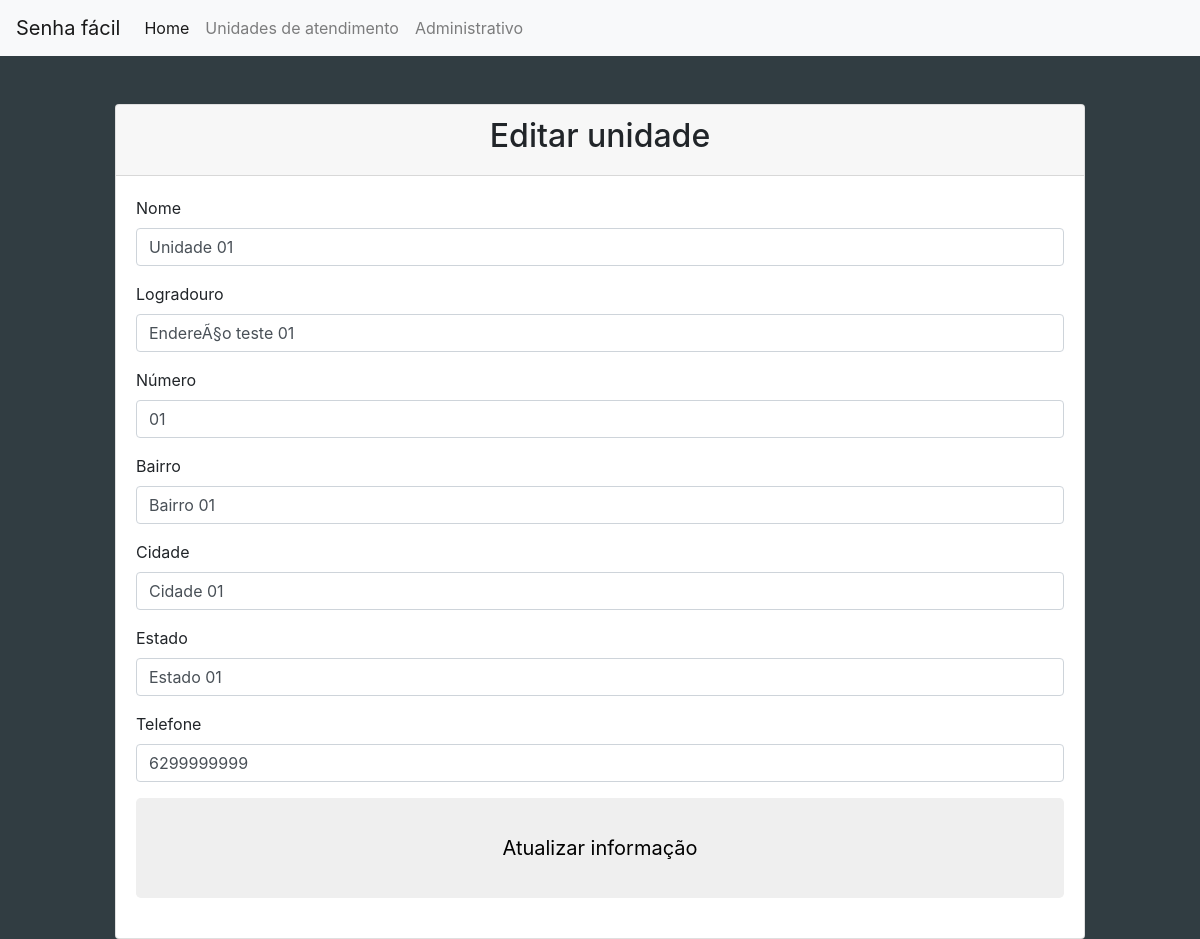
The app's page /editar.php?id=7 with its own data.
### tables this page shows
CREATE TABLE `unidade` (
  `id` int(11) NOT NULL,
  `nome` varchar(30) NOT NULL,
  `logradouro` varchar(50) NOT NULL,
  `numero` varchar(10) NOT NULL,
  `bairro` varchar(30) NOT NULL,
  `cidade` varchar(30) NOT NULL,
  `estado` varchar(30) NOT NULL,
  `telefone` varchar(11) NOT NULL
);

### editar.php (the view, shortened to what this page needs)
<?php
require 'db.php';
$id = $_GET['id'];
$sql = 'SELECT * FROM unidade WHERE id=:id';
$statement = $connection->prepare($sql);
$statement->execute([':id' => $id ]);
$und = $statement->fetch(PDO::FETCH_OBJ);
?>
<html lang="pt-br">
  <head>
    <link rel="stylesheet" href="https://stackpath.bootstrapcdn.com/bootstrap/4.1.1/css/bootstrap.min.css">
    <link rel="stylesheet" href="css/styles.css">
      </head>
      <body>
      <nav class="navbar navbar-expand-lg navbar-light bg-light">
        <a class="navbar-brand" href="#">Senha fácil</a>
        <div class="collapse navbar-collapse" id="navbarNav">
          <ul class="navbar-nav">
            <li class="nav-item active">
              <a class="nav-link" href="index.php">Home <span class="sr-only">(current)</span></a>
            </li>
            <li class="nav-item">
              <a class="nav-link" href="consulta.php">Unidades de atendimento</a>
            </li>
            <li class="nav-item">
              <a class="nav-link" href="unidades.php">Administrativo</a>
            </li>
          </ul>
        </div>
      </nav>
      <div class="container-fluid main offset-md-1 col-md-10">
    <div class="card mt-5">
    <div class="card-header text-center">
      <h2>Editar unidade</h2>
    </div>
    <div class="card-body">
      <form method="post">
        <div class="form-group">
          <label for="nome">Nome</label>
          <input value="<?= $und->nome; ?>" type="text" name="nome" id="nome" class="form-control">
        </div>
        <div class="form-group">
          <label for="logradouro">Logradouro</label>
          <input value="<?= $und->logradouro; ?>" type="text" name="logradouro" id="logradouro" class="form-control">
        </div>
        <div class="form-group">
          <label for="numero">Número</label>
          <input value="<?= $und->numero; ?>" type="text" name="numero" id="numero" class="form-control">
        </div>
        <div class="form-group">
          <label for="bairro">Bairro</label>
          <input value="<?= $und->bairro; ?>" type="text" name="bairro" id="bairro" class="form-control">
        </div>
        <div class="form-group">
          <label for="cidade">Cidade</label>
          <input value="<?= $und->cidade; ?>" type="text" name="cidade" id="cidade" class="form-control">
        </div>
        <div class="form-group">
          <label for="estado">Estado</label>
          <input value="<?= $und->estado; ?>" type="text" name="estado" id="estado" class="form-control">
        </div>
        <div class="form-group">
          <label for="telefone">Telefone</label>
          <input value="<?= $und->telefone; ?>" type="text" name="telefone" id="telefone" class="form-control">
        </div>
        <div class="form-group">
          <button type="submit" class="btn btn-default-light btn-lg btn-block botao">Atualizar informação</button>
        </div>
      </form>
    </div>
  </div>
  </div>
    </body>
</html>

### css/styles.css (style rules this page uses)
body { background-color: #313D42; }
.main { margin-top: 30px; }
.botao { margin-bottom: 20px; height: 100px; }

### records on screen
unidade: nome "Unidade 01", logradouro "EndereÃ§o teste 01", numero "01", bairro "Bairro 01", cidade "Cidade 01", estado "Estado 01", telefone "6299999999"
